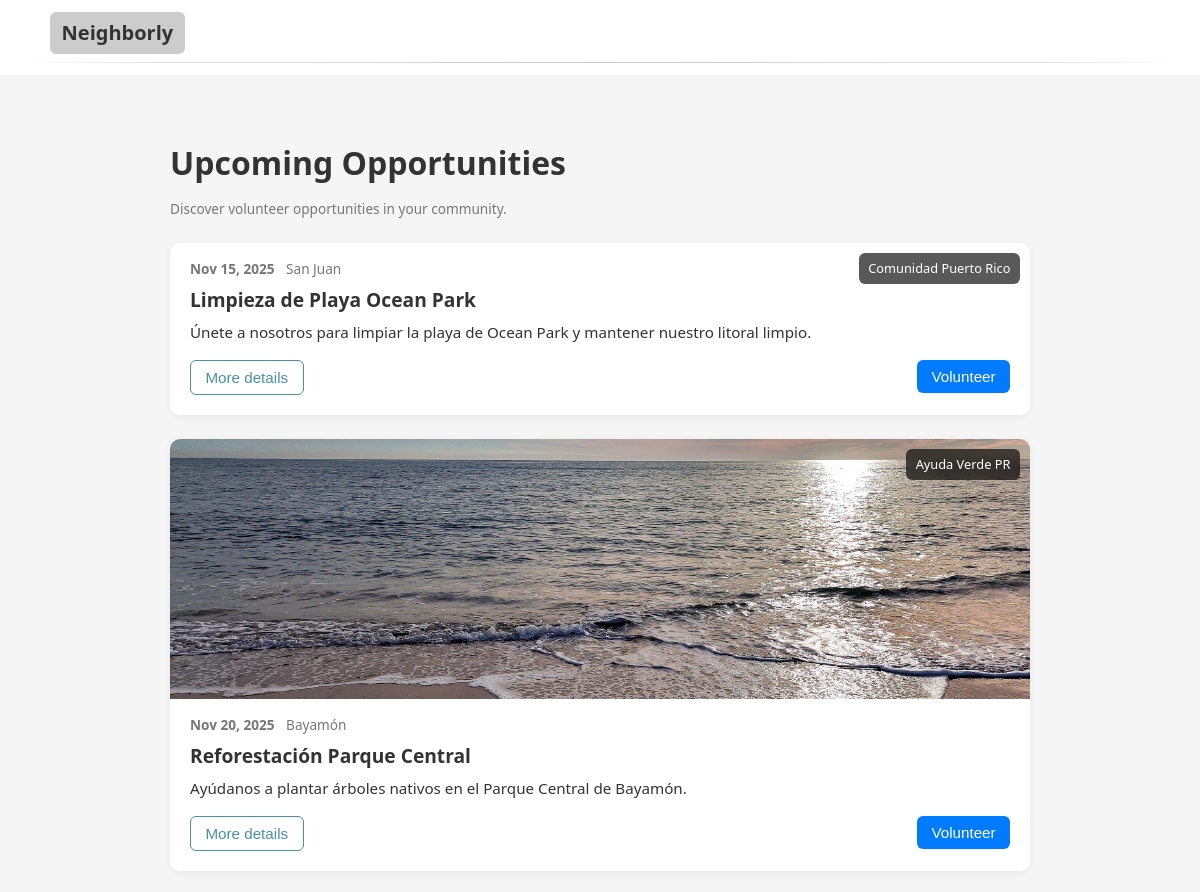
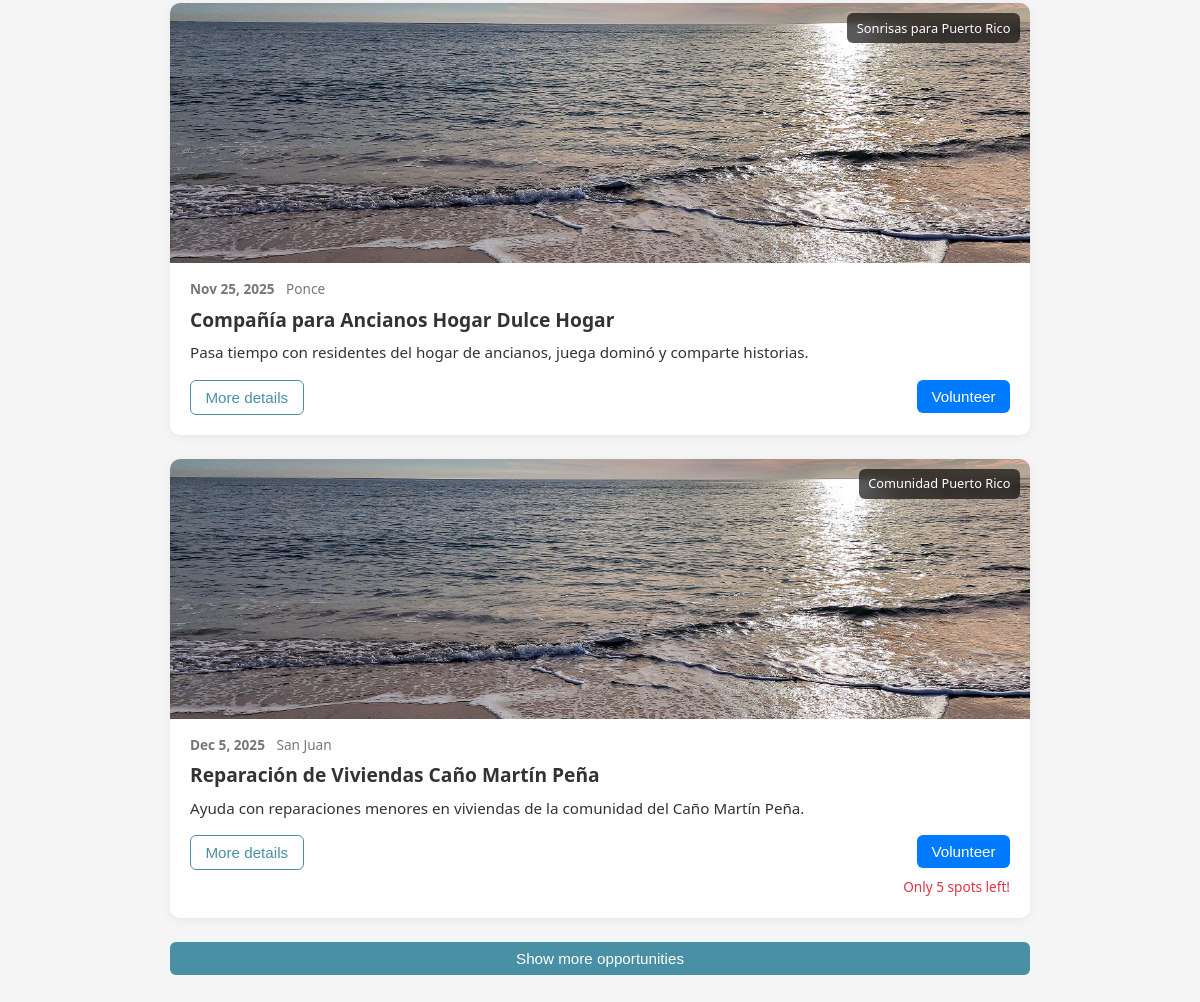
The app's page /pages/timeline.php with its own data (2 pictures, top to bottom).
### tables this page shows
CREATE TABLE `events` (
  `event_id` int NOT NULL AUTO_INCREMENT,
  `organizer_id` int NOT NULL,
  `title` varchar(255) NOT NULL,
  `description` text NOT NULL,
  `image_url` varchar(1000) DEFAULT NULL,
  `location` varchar(255) NOT NULL,
  `start_date` datetime NOT NULL,
  `end_date` datetime NOT NULL,
  `slots_available` int NOT NULL,
  `is_approved` tinyint(1) DEFAULT '0',
  `status` enum('active','cancelled','completed') DEFAULT 'active',
  `created_at` timestamp NULL DEFAULT CURRENT_TIMESTAMP,
  `updated_at` timestamp NULL DEFAULT CURRENT_TIMESTAMP ON UPDATE CURRENT_TIMESTAMP,
  PRIMARY KEY (`event_id`),
  KEY `idx_events_dates` (`start_date`,`end_date`),
  KEY `idx_events_location` (`location`),
  KEY `idx_events_organizer` (`organizer_id`),
  KEY `idx_events_approved` (`is_approved`),
  CONSTRAINT `events_ibfk_1` FOREIGN KEY (`organizer_id`) REFERENCES `organizers` (`user_id`) ON DELETE CASCADE
);

### pages/timeline.php (the view, shortened to what this page needs)
<?php
$placeholderImage = "/static/img/placeholder.jpeg";
try {
    $pdo = connect_to_database();
    $pdo->setAttribute(PDO::ATTR_ERRMODE, PDO::ERRMODE_EXCEPTION);
    $stmt = $pdo->prepare("
        SELECT
            event_id,
            title,
            location,
            start_date,
            slots_available,
            image_url,
            description,
            organizer_id
        FROM events
        WHERE is_approved = 1
        AND status = 'active'
        ORDER BY start_date ASC
    ");
    $stmt->execute();
    $events = $stmt->fetchAll(PDO::FETCH_ASSOC);
    $opportunities = [];
    foreach ($events as $event) {
        $org_name = null;
        if (!empty($event['organizer_id'])) {
            $org_stmt = $pdo->prepare("SELECT org_name FROM organizers WHERE user_id = :organizer_id");
            $org_stmt->execute(['organizer_id' => $event['organizer_id']]);
            $org_result = $org_stmt->fetch(PDO::FETCH_ASSOC);
            $org_name = $org_result ? $org_result['org_name'] : null;
        }
        $attendee_stmt = $pdo->prepare("
            SELECT COUNT(*) as registered_count
            FROM event_attendees
            WHERE event_id = :event_id AND (status = 'registered' OR status = 'confirmed')
        ");
        $attendee_stmt->execute(['event_id' => $event['event_id']]);
        $registered_count = $attendee_stmt->fetch()['registered_count'];
        $spots_remaining = $event['slots_available'] - $registered_count;
        $is_signed_up = false;
        $opportunities[] = [
            "id"              => $event['event_id'],
            "title"           => $event['title'],
            "city"            => $event['location'],
            "date_display"    => date('M j, Y', strtotime($event['start_date'])),
            "time_display"    => null,
            "spots_remaining" => $spots_remaining,
            "image_url"       => !empty($event['image_url']) ? $event['image_url'] : $placeholderImage,
            "organization"    => $org_name,
            "description"     => $event['description'],
            "is_signed_up"    => $is_signed_up,
        ];
    }
} catch (PDOException $e) {
    $opportunities = [];
}
?>
<h1>Upcoming Opportunities</h1>
<p class="helper">
    Discover volunteer opportunities in your community.
</p>
<div id="timeline" class="timeline">
    <?php if (empty($opportunities)): ?>
        <p class="helper" style="text-align: center; padding: 2rem;">
            No opportunities available at the moment. Check back soon!
        </p>
    <?php else: ?>
        <?php foreach ($opportunities as $opp): ?>
            <article class="timeline-card"
                     data-id="<?= (int)$opp["id"] ?>"
                     data-spots="<?= (int)$opp["spots_remaining"] ?>">
                <div class="timeline-card-image">
                        <img src="<?= htmlspecialchars($opp["image_url"]) ?>" alt="">
                        <?php if (!empty($opp["organization"])): ?>
                            <a class="timeline-org-badge"
                            href="#">
                                <?= htmlspecialchars($opp["organization"]) ?>
                            </a>
                        <?php endif; ?>
                </div>
                <div class="timeline-card-body">
                    <div class="timeline-card-meta">
                        <span class="timeline-date"><?= htmlspecialchars($opp["date_display"]) ?></span>
                        <?php if (!empty($opp["city"])): ?>
                            <span class="timeline-city"><?= htmlspecialchars($opp["city"]) ?></span>
                        <?php endif; ?>
                    </div>
                    <h2 class="timeline-card-title">
                        <?= htmlspecialchars($opp["title"]) ?>
                    </h2>
                    <?php if (!empty($opp["description"])): ?>
                        <p class="timeline-card-description">
                            <?= htmlspecialchars($opp["description"]) ?>
                        </p>
                    <?php endif; ?>
                    <div class="timeline-card-actions">
                        <div class="actions-left">
                            <button type="button" class="btn btn-outline details-btn">More details</button>
                        </div>
                        <div class="actions-right">
                            <?php if ($opp["is_signed_up"]): ?>
                                <button type="button" class="btn signed-up-btn" disabled style="background-color: #28a745; cursor: not-allowed;">
                                    ✓ Signed Up
                                </button>
                            <?php elseif ((int)$opp["spots_remaining"] <= 0): ?>
                                <button type="button" class="btn" disabled style="background-color: #6c757d; cursor: not-allowed;">
                                    Event Full
                                </button>
                            <?php else: ?>
                                <button type="button"
                                        class="btn volunteer-btn-ajax"
                                        data-event-id="<?= (int)$opp["id"] ?>"
                                        data-event-title="<?= htmlspecialchars($opp["title"]) ?>"
                                        style="background-color: #007bff; color: white;">
                                    Volunteer
                                </button>
                            <?php endif; ?>
                            <?php if ((int)$opp["spots_remaining"] <= 5 && (int)$opp["spots_remaining"] > 0): ?>
                                <div class="spots-warning" id="spots-<?= (int)$opp["id"] ?>">
                                    Only <?= (int)$opp["spots_remaining"] ?> spots left!
                                </div>
                            <?php endif; ?>
                        </div>
                    </div>
                </div>
            </article>
        <?php endforeach; ?>
    <?php endif; ?>
</div>
<div class="timeline-show-more-wrap">
    <button id="timeline-show-more" type="button" class="btn btn-full">
        Show more opportunities
    </button>
</div>
<?php
include "base.php";
?>

### static/css/style.css (style rules this page uses)
:root { --color-bg: #F5F5F5; --color-surface: #FFFFFF; --color-text: #333333; --color-muted: #777777; --color-link: #4A90A4; --color-link-hover: #205B8C; }
*, *::before, *::after { box-sizing: border-box; }
body { margin: 0; padding: 0; background: var(--color-bg); color: var(--color-text); font-family: system-ui, -apple-system, BlinkMacSystemFont, "Segoe UI", sans-serif; font-size: 16px; line-height: 1.5; }
h1, h2, h3, h4, h5, h6 { font-weight: 600; margin-top: 0; color: var(--color-text); }
h1 { font-size: 2rem; margin-bottom: 0.75rem; }
h2 { font-size: 1.5rem; margin-bottom: 0.6rem; }
p { margin: 0 0 0.75rem; font-size: 0.97rem; }
a { color: var(--color-link); text-decoration: none; }
small, .helper { color: var(--color-muted); font-size: 0.85rem; }
.btn { display: inline-block; border: none; border-radius: 6px; padding: 0.5rem 0.9rem; font-size: 0.95rem; cursor: pointer; background: var(--color-link); color: #fff; }
.btn-full { width: 100%; text-align: center; }
.timeline { margin-top: 1.5rem; display: flex; flex-direction: column; gap: 1.5rem; }
.timeline-card { background: var(--color-surface); border-radius: 10px; overflow: hidden; box-shadow: 0 2px 10px rgba(0, 0, 0, 0.06); }
.timeline-card-image img { width: 100%; display: block; max-height: 260px; object-fit: cover; }
.timeline-card-body { padding: 1rem 1.25rem 1.25rem; }
.timeline-card-meta { font-size: 0.85rem; color: var(--color-muted); margin-bottom: 0.4rem; }
.timeline-date { font-weight: 600; }
.timeline-time, .timeline-city { margin-left: 0.5rem; }
.timeline-card-title { font-size: 1.2rem; margin: 0 0 0.4rem; }
.timeline-card-description { margin: 0; font-size: 0.95rem; }
.timeline-card-actions { display: flex; justify-content: space-between; align-items: flex-start; margin-top: 1rem; }
.actions-left { display: flex; align-items: center; }
.actions-right { display: flex; flex-direction: column; align-items: flex-end; gap: 0.3rem; }
.spots-warning { font-size: 0.85rem; color: #dc3545; font-weight: 500; margin-top: 0.25rem; }
.btn-outline { background: transparent; color: var(--color-link); border: 1px solid var(--color-link); }
.timeline-show-more-wrap { text-align: center; margin-top: 1.5rem; }
.timeline-card-image { position: relative; }
.timeline-org-badge { position: absolute; top: 10px; right: 10px; background: rgba(0,0,0,0.65); color: #fff; padding: 0.35rem 0.6rem; border-radius: 6px; font-size: 0.8rem; font-weight: 500; text-decoration: none; backdrop-filter: blur(3px); transition: background 0.2s; }

### records on screen
events: organization "Comunidad Puerto Rico", date_display "Nov 15, 2025", location "San Juan", title "Limpieza de Playa Ocean Park", description "Únete a nosotros para limpiar la playa de Ocean Park y mantener nuestro litoral limpio."
events: organization "Ayuda Verde PR", date_display "Nov 20, 2025", location "Bayamón", title "Reforestación Parque Central", description "Ayúdanos a plantar árboles nativos en el Parque Central de Bayamón."
events: organization "Sonrisas para Puerto Rico", date_display "Nov 25, 2025", location "Ponce", title "Compañía para Ancianos Hogar Dulce Hogar", description "Pasa tiempo con residentes del hogar de ancianos, juega dominó y comparte historias."
events: organization "Comunidad Puerto Rico", date_display "Dec 5, 2025", location "San Juan", title "Reparación de Viviendas Caño Martín Peña", description "Ayuda con reparaciones menores en viviendas de la comunidad del Caño Martín Peña.", spots_remaining "5"
